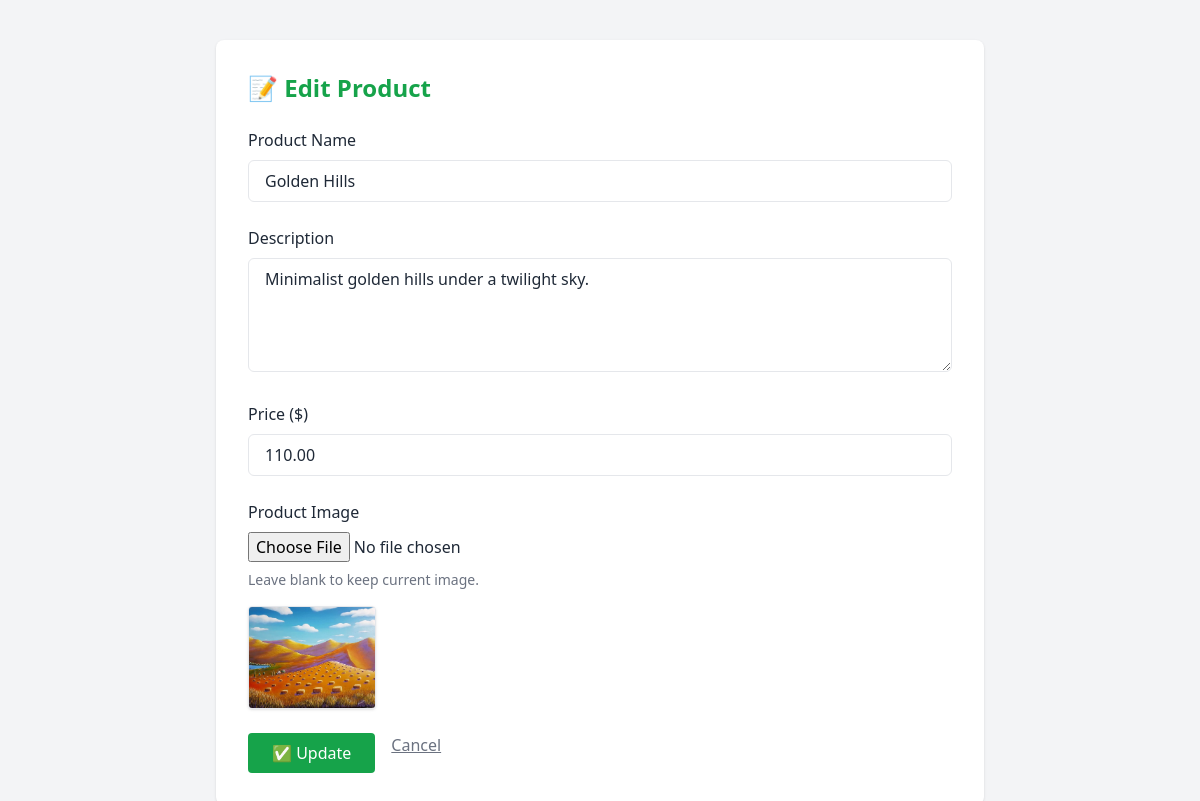
The page /admin/edit_product.php?id=5 on the database its author committed.
### tables this page shows
CREATE TABLE `products` (
  `id` int(11) NOT NULL,
  `name` varchar(100) NOT NULL,
  `description` text NOT NULL,
  `price` decimal(10,2) NOT NULL,
  `image` varchar(255) NOT NULL
);

### admin/edit_product.php (the view, shortened to what this page needs)
<?php
require '../db.php';
$id = (int) $_GET['id'];
$stmt = $pdo->prepare("SELECT * FROM products WHERE id = ?");
$stmt->execute([$id]);
$product = $stmt->fetch();
?>
<!DOCTYPE html>
<html lang="en">
<head>
  <script src="https://cdn.tailwindcss.com"></script>
</head>
<body class="bg-gray-100 py-10 px-6 text-gray-800 font-sans">
  <div class="max-w-3xl mx-auto bg-white rounded-lg shadow p-8">
    <h1 class="text-2xl font-bold text-green-600 mb-6">📝 Edit Product</h1>
    <form method="POST" enctype="multipart/form-data" class="space-y-6">
      <div>
        <label class="block mb-2 font-medium">Product Name</label>
        <input type="text" name="name" value="<?= htmlspecialchars($product['name']) ?>" required class="w-full px-4 py-2 border rounded-md focus:ring-2 focus:ring-green-500" />
      </div>
      <div>
        <label class="block mb-2 font-medium">Description</label>
        <textarea name="description" rows="4" required class="w-full px-4 py-2 border rounded-md focus:ring-2 focus:ring-green-500"><?= htmlspecialchars($product['description']) ?></textarea>
      </div>
      <div>
        <label class="block mb-2 font-medium">Price ($)</label>
        <input type="number" step="0.01" name="price" value="<?= htmlspecialchars($product['price']) ?>" required class="w-full px-4 py-2 border rounded-md focus:ring-2 focus:ring-green-500" />
      </div>
      <div>
        <label class="block mb-2 font-medium">Product Image</label>
        <input type="file" name="image" class="w-full" />
        <p class="text-sm mt-2 text-gray-500">Leave blank to keep current image.</p>
        <img src="../../images/<?= htmlspecialchars($product['image']) ?>" alt="Current image" class="mt-4 w-32 rounded shadow border" />
      </div>
      <div class="flex gap-4">
        <button type="submit" class="bg-green-600 text-white px-6 py-2 rounded hover:bg-green-700 transition">✅ Update</button>
        <a href="admin_products.php" class="text-gray-500 underline">Cancel</a>
      </div>
    </form>
  </div>
</body>
</html>

### rows shown on the page
products: name "Golden Hills", description "Minimalist golden hills under a twilight sky.", price "110.00", image (picture)
